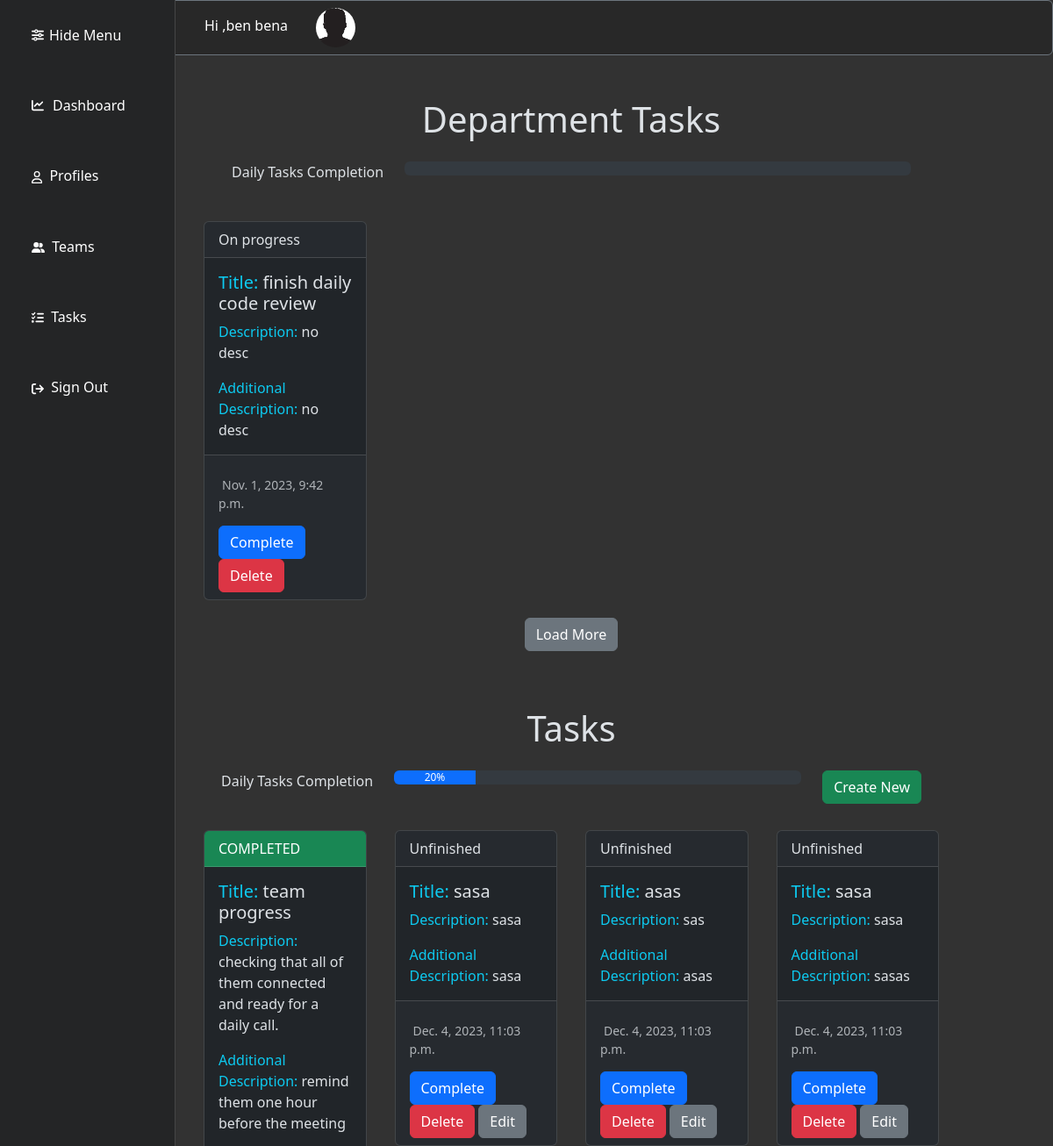
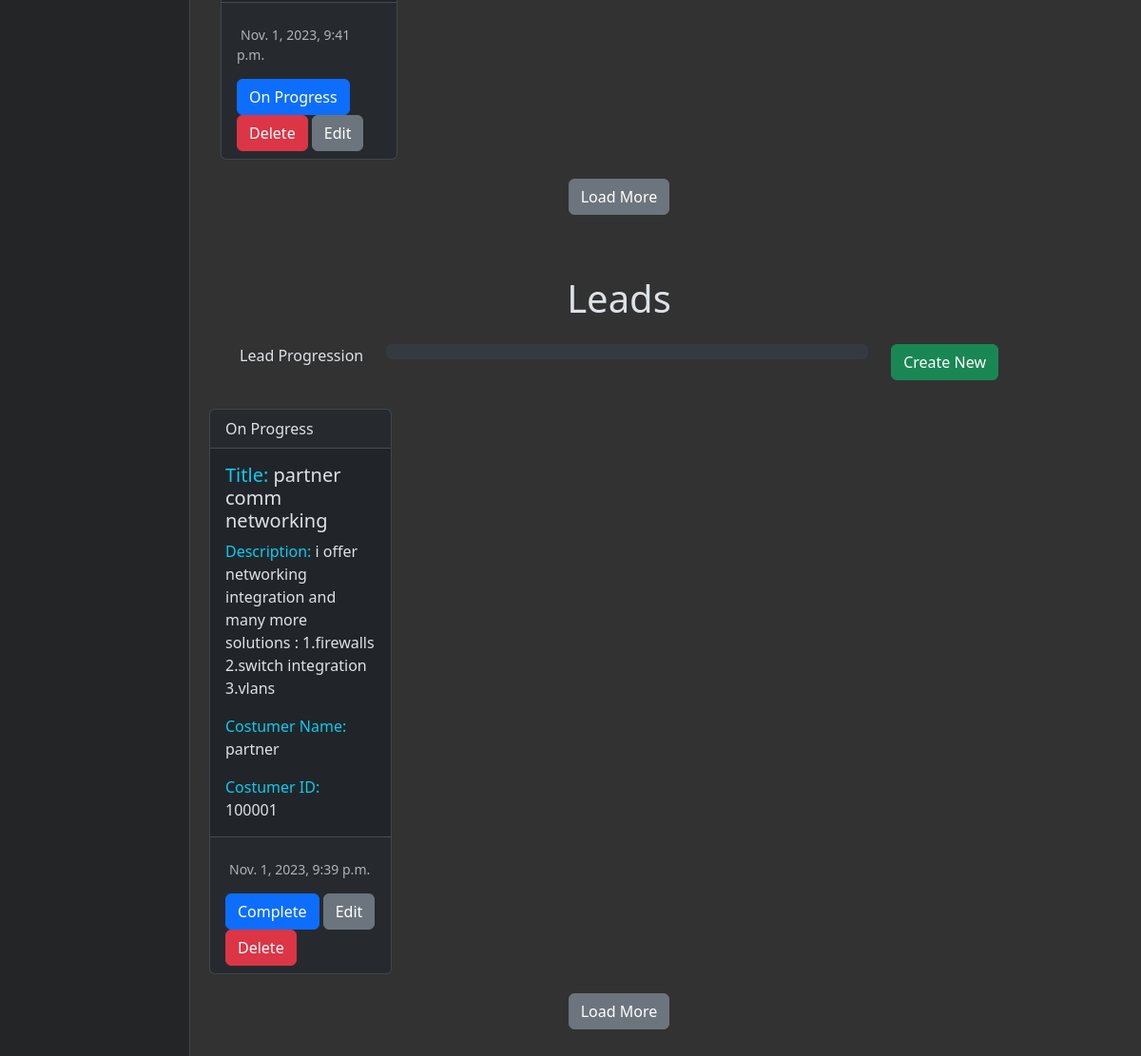
The app's page /tasks (signed in) with its own data (2 pictures, top to bottom).
### user/models.py (models this page shows)
class Employer(models.Model):
    user = models.OneToOneField(User,on_delete=models.CASCADE)
    first_name = models.CharField(max_length=50,blank=False)
    last_name = models.CharField(max_length=50,blank=False)
    email = models.EmailField()
    phone = models.CharField(max_length=50)
    created_at = models.DateTimeField(auto_now=True)
    profile_pic = models.ImageField(default='profile_pics/profile_picture.jpeg',upload_to='profile_pics')
    job_position = models.ForeignKey("Department",blank=True,null=True,on_delete=models.SET_NULL)
    lead = models.ManyToManyField(Lead)
    task = models.ManyToManyField(Task)
    graph_permission = models.ManyToManyField(GraphPermission)
    def __str__(self):
        return self.first_name

### tasks/models.py (models this page shows, shortened)
class DepartmentTask(models.Model):
    title = models.CharField(max_length=50)
    description = models.CharField(max_length=350)
    additional_description = models.CharField(max_length=350,blank=True,null=True)
    created_at = models.DateTimeField(auto_now_add=True)
    completed = models.BooleanField(default=False)

class Task(models.Model):
    title = models.CharField(max_length=50)
    description = models.TextField(max_length=350)
    additional_description = models.TextField(max_length=350,blank=True,null=True)
    created_at = models.DateTimeField(auto_now_add=True)
    completed = models.BooleanField(default=False)

class Lead(models.Model):
    title = models.CharField(max_length=50)
    costumer_name = models.CharField(max_length=50,null=True)
    costumer_id = models.CharField(max_length=50,null=True)
    description = models.TextField(max_length=300)
    created_at = models.DateTimeField(auto_now_add=True)
    completed = models.BooleanField(default=False)

### tasks/views.py (the view, shortened to what this page needs)
# urls.py: path('',include('tasks.urls')),
@login_required
def tasks(request):
    user = Employer.objects.get(user=request.user)
    employer_department = Employer.objects.get(user=request.user).job_position
    employer_tasks = user.task.all()
    employer_leads = user.lead.all()
    add_lead_form = CreateLead()
    add_task_form = CreateTask()
    department_task_graph = graph_percentage_presentation(user,job_position_tasks=True)
    employer_task_graph = graph_percentage_presentation(user,personal_tasks=True)
    lead_graph = graph_percentage_presentation(user,leads=True)
    graph_representation = {"department_task_graph":str(department_task_graph),"employer_task_graph":str(employer_task_graph),"lead_graph":str(lead_graph)}
    if str(request.user) == str(user) and request.user.is_authenticated:
        department_tasks = DepartmentTask.objects.filter(department__position=employer_department)
        if request.method == "GET":
            context = {"department_tasks":department_tasks,"employer_tasks":employer_tasks,"leads":employer_leads,"add_task_form":add_task_form,"add_lead_form":add_lead_form,"graph_presentation":graph_representation}
            return render(request,"code/tasks.html",context)

### user/models.py (called while the page is built)
    def __str__(self):
        return self.position

### tasks/templates/code/tasks.html (shortened to what this page needs)
{% extends 'code/base.html' %} {% block content %}  {% load widget_tweaks %}{% load static %}
<div class='container position-relative'style='margin-top:4rem '>
<div class='container'>
<figure class='text-center'>
  <blockquote class='blockquote'>
    <h1>Department Tasks</h1>
  </blockquote>
</figure>
<div class='row m-4'>
  <div class='col-sm-auto'>
    <p>Daily Tasks Completion</p>
  </div>
  <div class='col'>
    <div class='progress' role='progressbar' aria-label='Basic example' aria-valuenow='0' aria-valuemin='0' aria-valuemax='100'>
    </div>
  </div>
</div>
<div class='row row-cols-1 row-cols-md-4 g-4'>
  {% for department_task in department_tasks %}
    <div class='col department_task_col'>
      <div class='card m-1'>
        {% if department_task.completed %}
        <div class='card-header text-bg-success'>COMPLETED</div>
        <div class='card-body'>
          <h5 class='card-title'><BOLD class='text-info'>Title: </BOLD>{{department_task.title}}</h5>
          <p class='card-text'><BOLD class='text-info'>Description: </BOLD>{{department_task.description}}</p>
          <p class='card-text'><BOLD class='text-info'>Additional Description: </BOLD>{{department_task.additional_description}}</p>
        </div>
          <div class='card-footer text-body-secondary'>
            <div class='col-sm-auto' style='margin-top: 15px'>
              <small class='text-body-secondary m-1' >{{department_task.created_at}}</small>
              <div class='col-sm-auto' style='margin-top: 15px'>
                <button  name='task_on_progress_task' class='btn btn-primary department_task_on_progress_button' member_id='{{department_task.id}}' id='{{department_task.id}}'>On Progress</button>
              {% else %}
              <div class='card-header'>On progress</div>
              <div class='card-body'>
                <h5 class='card-title'><BOLD class='text-info'>Title: </BOLD>{{department_task.title}}</h5>
                <p class='card-text'><BOLD class='text-info'>Description: </BOLD>{{department_task.description}}</p>
                <p class='card-text'><BOLD class='text-info'>Additional Description: </BOLD>{{department_task.additional_description}}</p>
              </div>
                <div class='card-footer text-body-secondary'>
                  <div class='col-sm-auto' style='margin-top: 15px'>
                    <small class='text-body-secondary m-1' >{{department_task.created_at}}</small>
                    <div class='col-sm-auto' style='margin-top: 15px'>
                <button  name='complete_task_form' class='btn btn-primary department_task_complete_button' member_id='{{department_task.id}}' id='{{department_task.id}}'>Complete</button>
              {% endif %}
              <button type='submit'  name='task_delete' class='btn btn-danger department_task_delete_button' member_id='{{department_task.id}}' id='{{department_task.id}}'>Delete</button>
              </div>
            </div>
          </div>
      </div>
    </div>
  {% endfor %}
    </div>
    <div class="container text-center mt-3 mb-5">
  <button class="btn btn-secondary load_more_department_task"  id="">Load More</button>
</div>
  </div>
</div>
<div class='container'style='margin-top:4rem ;'>
<figure class='text-center'>
  <blockquote class='blockquote'>
    <h1>Tasks</h1>
  </blockquote>
</figure>
<div class='row m-4'>
  <div class='col-sm-auto'>
    <p >Daily Tasks Completion</p>
  </div>
  <div class='col'>
    <div class='progress' role='progressbar' aria-label='Basic example' aria-valuenow='0' aria-valuemin='0' aria-valuemax='100'>
      <div class='progress-bar' style="width: {{graph_presentation.employer_task_graph}}%">{{graph_presentation.employer_task_graph}}%</div>
    </div>
  </div>
<div class='col-sm-auto'>
  <button type='button' class='btn btn-success' data-bs-toggle='modal' data-bs-target='#add_task_modal' data-bs-whatever='@getbootstrap'>Create New</button>
  </div>
</div>
<div class='container'>
    <div class='row row-cols-1 row-cols-md-4 g-4'>
    {% for task in employer_tasks %}
      <div class='col task_col'>
        <div class='card m-1'>
          {% if task.completed %}
            <div class='card-header text-bg-success'>COMPLETED</div>
            <div class='card-body'>
          {% else %}
            <div class='card-header text-bold'>Unfinished</div>
            <div class='card-body'>
              {% endif %}
              <h5 class='card-title'><BOLD class="text-info">Title: </BOLD>{{ task.title }}</h5>
              <p class='card-text'><BOLD class="text-info">Description: </BOLD>{{ task.description }}</p>
              <p class='card-text'><BOLD class="text-info">Additional Description: </BOLD>{{ task.additional_description }}</p>
            </div>
        <div class='card-footer text-body-secondary'>
          <div class='col-sm-auto' style='margin-top: 15px'>
            <small class='text-body-secondary m-1' >{{ task.created_at }}</small>
              <div class='col-sm-auto' style='margin-top: 15px'>
                    {% if task.completed %}
                      <button  name='task_on_progress_task' class='btn btn-primary task_on_progress_button' member_id='{{task.id}}' id='{{task.id}}'>On Progress</button>
                    {% else %}
                      <button  name='complete_task_form' class='btn btn-primary task_complete_button' member_id='{{task.id}}' id='{{task.id}}'>Complete</button>
                    {% endif %}
                  <button type='submit'  name='task_delete' class='btn btn-danger task_delete_button' member_id='{{task.id}}' id='{{task.id}}'>Delete</button>
                  <a type='button' href="{% url 'edit_task' task.id %}" class='btn btn-secondary task_edit_button' name='task_edit' value='{{task.id}}' >Edit</a>
              </div>
            </div>
          </div>
        </div>
      </div>
    {% endfor %}
    </div>
  </div>
<div class="container text-center mt-3">
  <button class="btn btn-secondary load_more_task"  id="">Load More</button>
</div>
</div>
 <div class='col-9-end align-self-end'>
<div class='container' style='margin-top:4rem;'>
<figure class='text-center'>
  <blockquote class='blockquote'>
    <h1>Leads</h1>
  </blockquote>
</figure>
<div class='row m-4'>
<div class='col-sm-auto'>
    <p>Lead Progression</p>
</div>
  <div class='col'>
    <div class='progress' role='progressbar' aria-label='Basic example' aria-valuenow='0' aria-valuemin='0' aria-valuemax='100'>
    </div>
  </div>
  <div class='col-sm-auto'>
    <button type='button' class='btn btn-success' data-bs-toggle='modal' data-bs-target='#add_lead_modal' data-bs-whatever='@getbootstrap'>Create New</button>
  </div>
</div>
</div>
 <div class='container'>
    <div class='row row-cols-1 row-cols-md-4 g-4'>
    {% for lead in leads %}
      <div class='col lead_col'>
        <div class='card m-1'>
          {% if lead.completed %}
            <div class='card-header text-bg-success '>COMPLETED</div>
            <div class='card-body'>
          {% else %}
            <div class='card-header'>On Progress</div>
            <div class='card-body'>
          {% endif %}
              <h5 class='card-title'><BOLD class="text-info">Title:</BOLD> {{lead.title}}</h5>
              <p class='card-text'><BOLD class="text-info">Description: </BOLD>{{lead.description}}</p>
              <p class='card-text'><BOLD class="text-info">Costumer Name: </BOLD>{{lead.costumer_name}}</p>
              <p class='card-text'><BOLD class="text-info">Costumer ID:</BOLD> {{lead.costumer_id}}</p>
            </div>
          <div class='card-footer text-body-secondary'>
            <div class='col-sm-auto' style='margin-top: 15px'>
              <small class='text-body-secondary m-1' >{{lead.created_at}}</small>
              <div class='col-sm-auto' style='margin-top: 15px'>
                  {% if lead.completed %}
                    <button type='submit' name='lead_on_progress'  class='btn btn-primary lead_on_progress_button' member_id='{{lead.id}}'>On Progress</button>
                    <a type='button' href="{% url 'edit_lead' lead.id %}" class='btn btn-secondary' name='lead_edit' value='{{lead.id}}' >Edit</a>
                  {% else %}
                    <button name='lead_complete' value='{{lead.id}}' member_id='{{lead.id}}' class='btn btn-primary lead_complete_button'>Complete</button>
                    <a type='button' href="{% url 'edit_lead' lead.id %}" class='btn btn-secondary' name='lead_edit' value='{{lead.id}}' >Edit</a>
                  {% endif %}
                  <button name='lead_delete' value='{{lead.id}}' member_id='{{lead.id}}' class='btn btn-danger lead_delete_button'>Delete</button>
              </div>
            </div>
          </div>
        </div>
      </div>
    {% endfor %}
  </div>
</div>
</div>
<div class="container text-center mt-3 mb-5">
  <button class="btn btn-secondary load_more_lead"  id="">Load More</button>
</div>
</div>
</div>
{% endblock content%}

### templates/code/base.html (shortened to what this page needs)
{% load static %}
<html lang="en" data-bs-theme="dark">
  <head>
    <link
      href="https://cdn.jsdelivr.net/npm/bootstrap@5.3.1/dist/css/bootstrap.min.css"
      rel="stylesheet"
    />
  </head>
<body style="background:#323232">
<div class="position-fixed w-100" style="z-index: 1000;">
  <div class="border border-secondary rounded border-1" style="background:#282828">
    <div class="" style="margin-left:14rem">
      <nav class="navbar navbar-expand-lg ">
        <div class="container-start" style="background:#282828">
          <div class="navbar-nav">
            <div class="row">
              <div class="col-auto align-bottom">
                <a class="nav-link active" href="#">Hi {{request.user.employer.user_name}},{{request.user.employer.last_name}}</a>
              </div>
              <div class="col">
                <img src="/media/{{ request.user.employer.profile_pic }}" style="width:45px;height:45px;margin-right:8rem"  class="rounded-circle" alt="...">
              </div>
            </div>
          </div>
        </div>
      </nav>
    </div>
  </div>
</div>
<div class="row">
<div class="col-2">
<div class="offcanvas offcanvas-start show" id="big_off_canvas" data-bs-scroll="true" data-bs-backdrop="false" style="width:200px; background:#242526; " tabindex="-1" aria-labelledby="offcanvasLabel">
  <div class="offcanvas-body">
<div class="container ">
    <div class="col m-2 fw-light fs-6">
<ul class="navbar-nav navbar-toggler">
        <li class="nav-item">
          <a class="nav-link
                    close_big_navbar
                    icon-link
                    link-body-emphasis
                    link-offset-2
                    link-underline
                    link-opacity-25-hover mb-5" data-bs-dismiss="offcanvas"  aria-current="page" href="">
                    Hide Menu
                    </a>
        </li>
        <li class="nav-item">
          <a class="nav-link
                    icon-link
                    link-body-emphasis
                    link-offset-2
                    link-underline
                    link-opacity-25-hover mb-5" aria-current="page" href="/dashboard">
                    Dashboard</a>
        </li>
        <li class="nav-item">
          <a class="nav-link
                    link-body-emphasis
                    link-offset-2
                    link-underline
                    link-opacity-25-hover mb-5" href="/profile">
                    Profiles</a>
        </li>
        <li class="nav-item">
          <a class="nav-link
                    link-body-emphasis
                    link-offset-2 link-underline
                    link-opacity-25-hover mb-5" href="teams">
                    Teams</a>
        </li>
        <li class="nav-item">
          <a class="nav-link
                    link-body-emphasis
                    link-offset-2
                    link-underline
                    link-opacity-25-hover mb-5" href="tasks">
                    Tasks</a>
        </li>
        <li class="nav-item">
          <a class="nav-link
                    link-body-emphasis
                    link-offset-2
                    link-underline
                    link-opacity-25-hover mb-5"
                    href="/logout"
                    aria-disabled="true">
                    Sign Out</a>
        </li>
      </ul>
    </div>
</div>
  </div>
</div>
</div>
<div class="col-9 mt-5">
    {% block content %}
    {% endblock content %}
  </body>
  </html>

### templates/code/base.html (style rules this page uses)
svg { fill:#ffffff }

### records on screen
DepartmentTask: title "finish daily code review", description "no desc", additional_description "no desc", created_at "Nov. 1, 2023, 9:42 p.m."
Task: completed "COMPLETED", title "team progress", description "checking that all of them connected and ready for a daily call.", additional_description "remind them one hour before the meeting", created_at "Nov. 1, 2023, 9:41 p.m.", {{ task.id }} 1 (drawn)
Task: completed "Unfinished", title "sasa", description "sasa", additional_description "sasa", created_at "Dec. 4, 2023, 11:03 p.m.", {{ task.id }} 2 (drawn)
Task: completed "Unfinished", title "asas", description "sas", additional_description "asas", created_at "Dec. 4, 2023, 11:03 p.m.", {{ task.id }} 3 (drawn)
Task: completed "Unfinished", title "sasa", description "sasa", additional_description "sasas", created_at "Dec. 4, 2023, 11:03 p.m.", {{ task.id }} 4 (drawn)
Lead: completed "On Progress", title "partner comm networking", description "i offer networking integration and many more solutions : 1.firewalls 2.switch integration 3.vlans", costumer_name "partner", costumer_id "100001", created_at "Nov. 1, 2023, 9:39 p.m.", {{ lead.id }} 1 (drawn)

### other values on screen
{{ request.user.employer.last_name }} "ben bena"
{{ graph_presentation.employer_task_graph }} "20"
